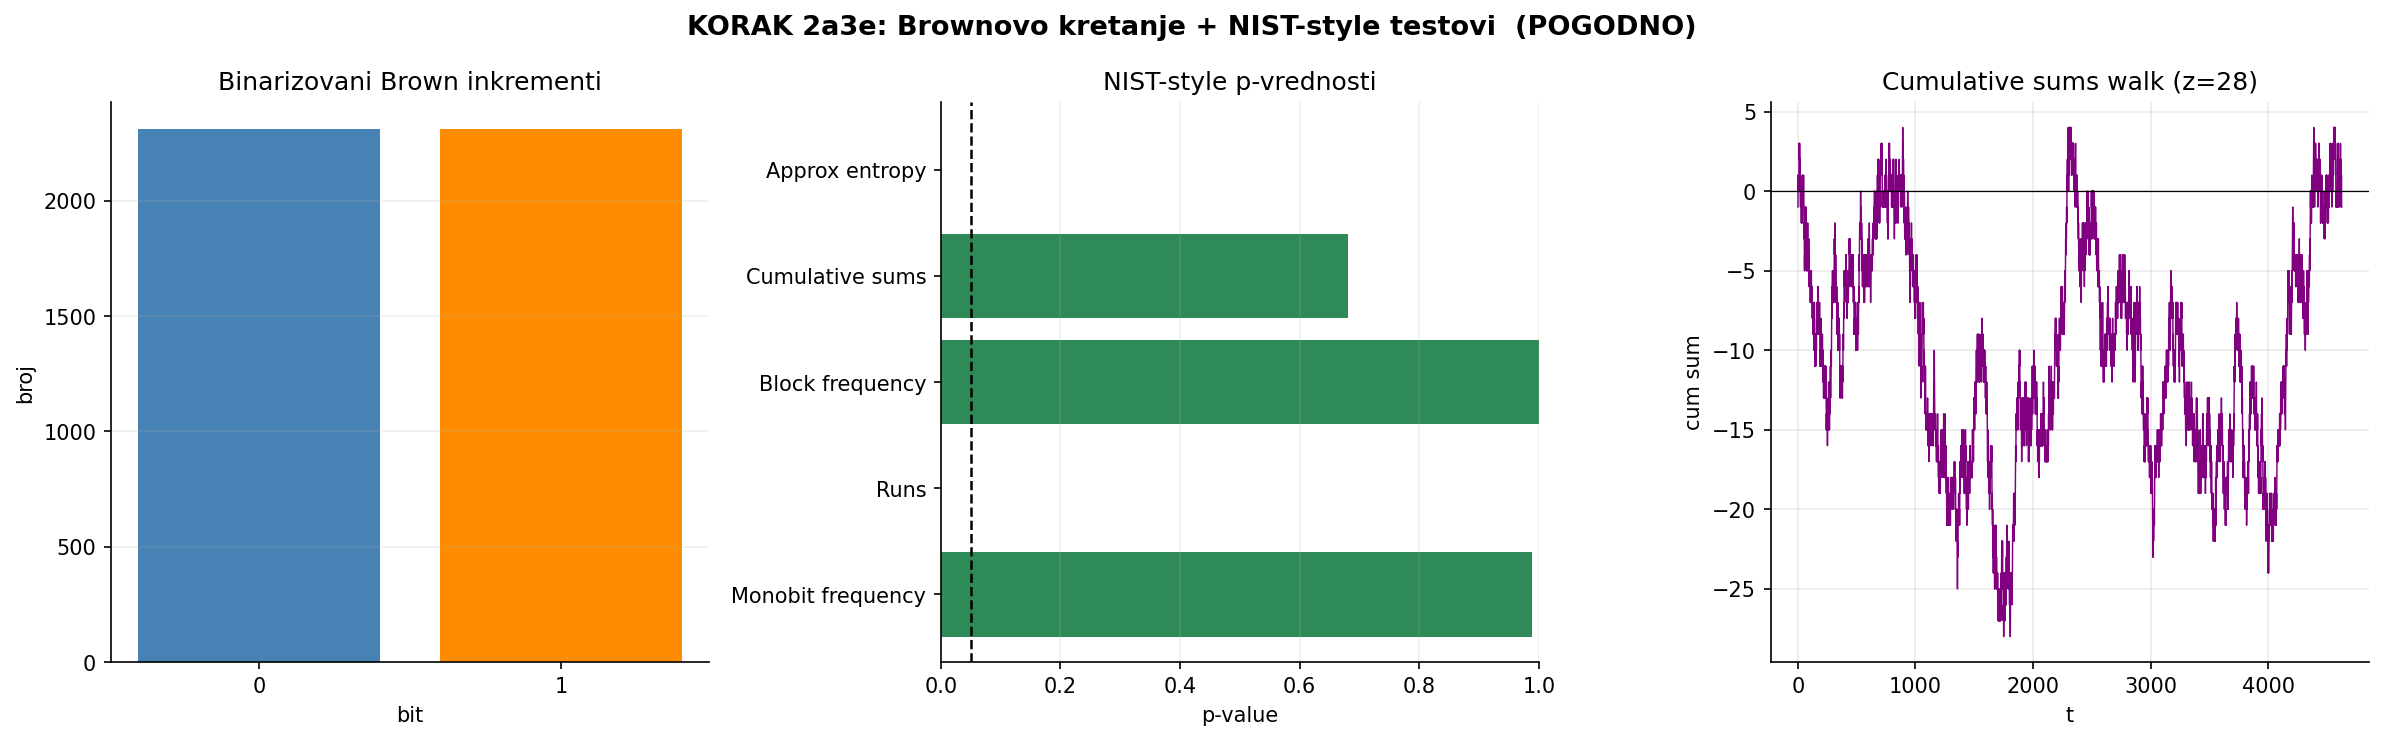

Write Python code to recreate this figure.
"""
3_KarlWeierstrass_NEXT4_2a3e — POGODNI deo iz 1_KarlWeierstrass_v2.py
Aparat 2a: Brownovo kretanje  +  Test 3e: NIST baterija (NIST-style)

Self-contained:
  - KORAK 1: ucitavanje 4624 izvlacenja i izgradnja f(t) = lex-indeks
  - KORAK 2a: Brown inkrementi (priprema)
  - KORAK 2a3e: NIST-style testovi nad binarizovanim Brown inkrementima
                (monobit, runs, block frequency, cumulative sums,
                 approximate entropy)

Output:
  3_KarlWeierstrass_NEXT4_2a3e.png
  3_KarlWeierstrass_NEXT4_2a3e.txt
"""

import csv
import math
import os
import time
from datetime import timedelta

import matplotlib.pyplot as plt
import numpy as np
from scipy import stats


T0 = time.time()

CSV_DRAWS = "/data/loto7_4624_k43.csv"

HERE = os.path.dirname(os.path.abspath(__file__))
PNG_PATH = os.path.join(HERE, "3_KarlWeierstrass_NEXT4_2a3e.png")
TXT_PATH = os.path.join(HERE, "3_KarlWeierstrass_NEXT4_2a3e.txt")

N_MAX = 39
K_PICK = 7
TOTAL_COMBOS = math.comb(N_MAX, K_PICK)


# ─── helperi (samo oni potrebni za 2a + 2a3e) ────────────────────────
def read_loto_csv(path):
    rows = []
    with open(path, "r", encoding="utf-8", newline="") as f:
        reader = csv.reader(f)
        for row in reader:
            if len(row) < K_PICK:
                continue
            try:
                nums = tuple(sorted(int(x) for x in row[:K_PICK]))
            except ValueError:
                continue
            if len(nums) == K_PICK and len(set(nums)) == K_PICK:
                rows.append(nums)
    return rows


def lex_rank_1based(combo, n=N_MAX, k=K_PICK):
    """1-based lex indeks (poklapa se sa rednim brojem u kombinacije_39C7.csv)."""
    combo = tuple(sorted(combo))
    rank0 = 0
    prev = 0
    for i, value in enumerate(combo):
        remaining = k - i - 1
        for candidate in range(prev + 1, value):
            rank0 += math.comb(n - candidate, remaining)
        prev = value
    return rank0 + 1


def nist_bits_from_series(series):
    """Binarizacija za NIST-style test: 1 ako je inkrement iznad medijane."""
    x = np.asarray(series, dtype=float)
    med = float(np.median(x))
    bits = (x > med).astype(int)
    if bits.sum() == 0 or bits.sum() == len(bits):
        bits = (x > x.mean()).astype(int)
    return bits


def nist_monobit(bits):
    n = len(bits)
    s_obs = abs(int(np.sum(2 * bits - 1))) / np.sqrt(n)
    p = math.erfc(s_obs / np.sqrt(2))
    return float(p), float(s_obs)


def nist_runs(bits):
    n = len(bits)
    pi = float(bits.mean())
    if abs(pi - 0.5) >= 2 / np.sqrt(n):
        return 0.0, 0, pi
    runs = int(1 + np.sum(bits[1:] != bits[:-1]))
    denom = 2 * np.sqrt(2 * n) * pi * (1 - pi)
    p = math.erfc(abs(runs - 2 * n * pi * (1 - pi)) / denom)
    return float(p), runs, pi


def nist_block_frequency(bits, block_size=128):
    n = len(bits)
    n_blocks = n // block_size
    if n_blocks == 0:
        return float("nan"), float("nan"), 0
    trimmed = bits[:n_blocks * block_size].reshape(n_blocks, block_size)
    props = trimmed.mean(axis=1)
    chi2 = 4 * block_size * float(np.sum((props - 0.5) ** 2))
    p = float(stats.chi2.sf(chi2, n_blocks))
    return p, chi2, n_blocks


def nist_cumulative_sums(bits):
    x = 2 * bits - 1
    walk = np.cumsum(x)
    z = int(np.max(np.abs(walk)))
    if z == 0:
        return 1.0, z, walk
    n = len(bits)
    p = math.erfc(z / np.sqrt(2 * n))
    return float(p), z, walk


def _pattern_counts_circular(bits, m):
    n = len(bits)
    ext = np.concatenate([bits, bits[:m - 1]])
    counts = np.zeros(2 ** m, dtype=float)
    for i in range(n):
        value = 0
        for b in ext[i:i + m]:
            value = (value << 1) | int(b)
        counts[value] += 1
    return counts


def nist_approximate_entropy(bits, m=2):
    n = len(bits)

    def phi(mm):
        counts = _pattern_counts_circular(bits, mm)
        probs = counts[counts > 0] / n
        return float(np.sum(probs * np.log(probs)))

    ap_en = phi(m) - phi(m + 1)
    chi2 = 2 * n * (np.log(2) - ap_en)
    df = 2 ** (m - 1)
    p = float(stats.chi2.sf(chi2, df))
    return p, float(ap_en), float(chi2), df


# ─── KORAK 1: f(t) = lex-indeks ──────────────────────────────────────
draws = read_loto_csv(CSV_DRAWS)
N = len(draws)
lex_idx = np.array([lex_rank_1based(c) for c in draws], dtype=np.float64)

print()
print("3_KarlWeierstrass_NEXT4_2a3e — KORAK 1: formiranje krive f(t)")
print(f"  CSV:                  {CSV_DRAWS}")
print(f"  Ucitano izvlacenja:    {N}")
print(f"  C(39,7):              {TOTAL_COMBOS:,}")
print()

with open(TXT_PATH, "w", encoding="utf-8") as f:
    f.write("3_KarlWeierstrass_NEXT4_2a3e — Brownovo kretanje + NIST baterija (POGODNO)\n")
    f.write("=" * 60 + "\n\n")
    f.write("KORAK 1: Weierstrass-ova funkcija nad svih izvucenih kombinacija\n\n")
    f.write(f"  CSV izvucenih:        {CSV_DRAWS}\n")
    f.write(f"  Ucitano izvlacenja:    {N}\n")
    f.write(f"  C(39,7):              {TOTAL_COMBOS:,}\n")
    f.write("  f(t) = lex-indeks izvucene kombinacije u skupu svih 39C7\n\n")


# ─── KORAK 2a: priprema Brown inkremenata (samo ono sto 2a3e koristi) ─
incr = np.diff(lex_idx)
brown_incr_centered = incr - incr.mean()


# ─── KORAK 2a3e: NIST baterija nad binarizovanim Brown inkrementima ──
T0_2A3E = time.time()

nist_bits = nist_bits_from_series(brown_incr_centered)
nist_n = len(nist_bits)
nist_ones = int(nist_bits.sum())
nist_zeros = int(nist_n - nist_ones)

monobit_p, monobit_s = nist_monobit(nist_bits)
runs_p, runs_count, runs_pi = nist_runs(nist_bits)
block_p, block_chi2, block_count = nist_block_frequency(nist_bits, block_size=128)
cusum_p, cusum_z, cusum_walk = nist_cumulative_sums(nist_bits)
apen_p, apen_value, apen_chi2, apen_df = nist_approximate_entropy(nist_bits, m=2)

nist_rows = [
    ("Monobit frequency", monobit_p, monobit_s),
    ("Runs", runs_p, runs_count),
    ("Block frequency", block_p, block_chi2),
    ("Cumulative sums", cusum_p, cusum_z),
    ("Approx entropy", apen_p, apen_value),
]
nist_pass_count = int(sum(p > 0.05 for _, p, _ in nist_rows if np.isfinite(p)))
nist_total = int(sum(np.isfinite(p) for _, p, _ in nist_rows))

if nist_pass_count == nist_total:
    nist_note = "svi NIST-style testovi prolaze na 0.05"
elif nist_pass_count >= max(1, nist_total - 1):
    nist_note = "uglavnom prolazi, postoji slab signal za proveru"
else:
    nist_note = "vise NIST-style testova pada (moguća struktura / odstupanje)"

print()
print("KORAK 2a3e: Aparat 2a Brownovo kretanje + Test 3e NIST baterija")
print(f"  bits: n={nist_n}  zeros={nist_zeros}  ones={nist_ones}")
for name, p, stat_val in nist_rows:
    print(f"  {name:<20} p={p:.6f}  stat={stat_val}")
print(f"  prolaz: {nist_pass_count}/{nist_total}  ⇒ {nist_note}")
print()

fig2a3e, ax2a3e = plt.subplots(1, 3, figsize=(16, 5))
fig2a3e.suptitle("KORAK 2a3e: Brownovo kretanje + NIST-style testovi  (POGODNO)",
                 fontsize=13, fontweight="bold")

ax2a3e[0].bar(["0", "1"], [nist_zeros, nist_ones], color=["steelblue", "darkorange"])
ax2a3e[0].set_title("Binarizovani Brown inkrementi")
ax2a3e[0].set_xlabel("bit")
ax2a3e[0].set_ylabel("broj")
ax2a3e[0].grid(True, alpha=0.2, axis="y")

names = [row[0] for row in nist_rows]
pvals = np.array([row[1] for row in nist_rows], dtype=float)
colors = ["seagreen" if p > 0.05 else "crimson" for p in pvals]
ax2a3e[1].barh(names, pvals, color=colors)
ax2a3e[1].axvline(0.05, color="black", linestyle="--", linewidth=1.2)
ax2a3e[1].set_xlim(0, 1)
ax2a3e[1].set_title("NIST-style p-vrednosti")
ax2a3e[1].set_xlabel("p-value")
ax2a3e[1].grid(True, alpha=0.2, axis="x")

ax2a3e[2].plot(np.arange(1, nist_n + 1), cusum_walk, linewidth=0.7, color="purple")
ax2a3e[2].axhline(0, color="black", linewidth=0.6)
ax2a3e[2].set_title(f"Cumulative sums walk (z={cusum_z})")
ax2a3e[2].set_xlabel("t")
ax2a3e[2].set_ylabel("cum sum")
ax2a3e[2].grid(True, alpha=0.25)

for a in ax2a3e:
    a.spines["top"].set_visible(False)
    a.spines["right"].set_visible(False)

fig2a3e.tight_layout()
fig2a3e.savefig(PNG_PATH, dpi=150, bbox_inches="tight")
plt.show()

with open(TXT_PATH, "a", encoding="utf-8") as f:
    f.write("\n")
    f.write("=" * 60 + "\n")
    f.write("KORAK 2a3e: Aparat 2a Brownovo kretanje + Test 3e NIST baterija\n")
    f.write("=" * 60 + "\n\n")
    f.write(f"  PNG:                  {PNG_PATH}\n\n")
    f.write("Binarizacija Brown inkremenata:\n")
    f.write("  bit = 1 ako je centrirani dX iznad medijane, inace 0\n")
    f.write(f"  n bits                = {nist_n}\n")
    f.write(f"  zeros                 = {nist_zeros}\n")
    f.write(f"  ones                  = {nist_ones}\n\n")
    f.write("NIST-style testovi (prolaz ako p > 0.05):\n")
    f.write(f"  {'test':<22}{'p-value':>14}{'stat':>18}{'pass':>10}\n")
    for name, p, stat_val in nist_rows:
        f.write(f"  {name:<22}{p:>14,.8f}{float(stat_val):>18,.8f}{str(p > 0.05):>10}\n")
    f.write("\n")
    f.write("Detalji:\n")
    f.write(f"  Runs pi               = {runs_pi:.8f}\n")
    f.write(f"  Block count           = {block_count}\n")
    f.write(f"  Approx entropy m      = 2\n")
    f.write(f"  Approx entropy chi2   = {apen_chi2:.8f}\n")
    f.write(f"  Approx entropy df     = {apen_df}\n")
    f.write(f"  pass count            = {nist_pass_count}/{nist_total}\n")
    f.write(f"  interpret.            = {nist_note}\n\n")

    elapsed_2a3e = time.time() - T0_2A3E
    f.write(f"Vreme KORAKA 2a3e: {timedelta(seconds=int(elapsed_2a3e))} ({elapsed_2a3e:.1f} s)\n")
    f.write(f"Ukupno vreme:       {timedelta(seconds=int(time.time()-T0))} ({time.time()-T0:.1f} s)\n")

print(f"PNG saved → {PNG_PATH}")
print(f"TXT saved → {TXT_PATH}")
print(f"Vreme KORAKA 2a3e: {timedelta(seconds=int(time.time()-T0_2A3E))} "
      f"({time.time()-T0_2A3E:.1f} s)")
print(f"Ukupno vreme:      {timedelta(seconds=int(time.time()-T0))} "
      f"({time.time()-T0:.1f} s)")
print()
print("KRAJ 3_KarlWeierstrass_NEXT4_2a3e.")
print()
"""
3_KarlWeierstrass_NEXT4_2a3e — KORAK 1: formiranje krive f(t)
  CSV:                  /data/loto7_4624_k43.csv
  Ucitano izvlacenja:   4624
  C(39,7):              15,380,937


KORAK 2a3e: Aparat 2a Brownovo kretanje + Test 3e NIST baterija
  bits: n=4623  zeros=2312  ones=2311
  Monobit frequency    p=0.988266  stat=0.014707472779848216
  Runs                 p=0.000000  stat=3087
  Block frequency      p=0.999997  stat=9.5
  Cumulative sums      p=0.680479  stat=28
  Approx entropy       p=0.000000  stat=0.6297857663526234
  prolaz: 3/5  ⇒ vise NIST-style testova pada (moguća struktura / odstupanje)

PNG saved → /3_KarlWeierstrass_NEXT4_2a3e.png
TXT saved → /3_KarlWeierstrass_NEXT4_2a3e.txt
Vreme KORAKA 2a3e: 0:00:23 (23.1 s)
Ukupno vreme:      0:00:23 (23.1 s)

KRAJ 3_KarlWeierstrass_NEXT4_2a3e.
"""



###############   PREDIKCIJA 4  ###############################

"""
NEXT4 (2a3e, NIST) — predikcija sledećeg bita (gore/dole od medijane) → polu-prostor kandidata.
"""


def lex_unrank_1based(rank, n=N_MAX, k=K_PICK):
    """Vracanje 1-based lex indeksa u Loto 7/39 kombinaciju."""
    rank0 = int(rank) - 1
    combo = []
    prev = 0
    for i in range(k):
        remaining = k - i - 1
        for candidate in range(prev + 1, n + 1):
            count = math.comb(n - candidate, remaining)
            if rank0 >= count:
                rank0 -= count
            else:
                combo.append(candidate)
                prev = candidate
                break
    return tuple(combo)


T0_PRED4 = time.time()

# NIST signal je binarni: bit=1 ako je centrirani dX iznad medijane.
# Runs i ApproxEntropy padaju, zato koristimo kratki bit-kontekst za sledeci bit.
bit_context_len = 2
bits = np.asarray(nist_bits, dtype=int)
current_context = tuple(bits[-bit_context_len:].tolist())

matched_next_indices = []
for i in range(bit_context_len, len(bits)):
    context = tuple(bits[i - bit_context_len:i].tolist())
    if context == current_context:
        matched_next_indices.append(i)

if matched_next_indices:
    matched_next_indices = np.asarray(matched_next_indices, dtype=int)
    pred4_note = "koristi se istorija istog 2-bit konteksta"
else:
    matched_next_indices = np.arange(len(bits), dtype=int)
    pred4_note = "nema poklapanja 2-bit konteksta; koristi se globalna bit distribucija"

matched_bits = bits[matched_next_indices]
p_next_1 = float(np.mean(matched_bits))
pred_bit = int(p_next_1 >= 0.5)

filtered_indices = matched_next_indices[matched_bits == pred_bit]
if len(filtered_indices) == 0:
    filtered_indices = matched_next_indices
    pred4_note += "; nema filtera za pred_bit pa ostaje kontekst distribucija"

next_centered_pool = brown_incr_centered[filtered_indices]
last_lex = float(lex_idx[-1])
last_incr = float(incr[-1])
mean_incr = float(incr.mean())
median_centered = float(np.median(brown_incr_centered))
pred_centered_incr = float(np.mean(next_centered_pool))
pred_incr = mean_incr + pred_centered_incr
pred_lex_float = last_lex + pred_incr
pred_lex = int(np.clip(round(pred_lex_float), 1, TOTAL_COMBOS))
pred_combo = lex_unrank_1based(pred_lex)

quantile_grid = [0.10, 0.25, 0.50, 0.75, 0.90]
candidate_rows = []
seen_lex = set()
for q in quantile_grid:
    cand_centered = float(np.quantile(next_centered_pool, q))
    cand_incr = mean_incr + cand_centered
    cand_lex = int(np.clip(round(last_lex + cand_incr), 1, TOTAL_COMBOS))
    if cand_lex in seen_lex:
        continue
    seen_lex.add(cand_lex)
    candidate_rows.append((q, cand_incr, cand_lex, lex_unrank_1based(cand_lex)))

print()
print("PREDIKCIJA 4 — NEXT4 / 2a3e / NIST / sledeci bit inkrementa")
print(f"  bit kontekst           = {current_context}")
print(f"  istorijskih prelaza    = {len(matched_next_indices)}")
print(f"  P(next bit=1)          = {p_next_1:.6f}")
print(f"  pred. bit              = {pred_bit}")
print(f"  median centered dX     = {median_centered:,.2f}")
print(f"  zadnji lex             = {int(last_lex):,}")
print(f"  zadnji inkrement       = {last_incr:,.2f}")
print(f"  pred. inkrement        = {pred_incr:,.2f}")
print(f"  pred. lex              = {pred_lex:,}")
print(f"  pred. kombinacija      = {pred_combo}")
print(f"  napomena               = {pred4_note}")
print("  kvantil kandidati iz pred. bit polu-prostora:")
for q, cand_incr, cand_lex, combo in candidate_rows:
    print(f"    q={q:>4.2f}  dX={cand_incr:>14,.2f}  lex={cand_lex:>10,}  combo={combo}")
print()

with open(TXT_PATH, "a", encoding="utf-8") as f:
    f.write("\n")
    f.write("=" * 60 + "\n")
    f.write("PREDIKCIJA 4: NEXT4 / 2a3e / NIST / sledeci bit inkrementa\n")
    f.write("=" * 60 + "\n\n")
    f.write("Model:\n")
    f.write("  NIST runs i approximate entropy padaju, pa bitovi nisu potpuno random.\n")
    f.write("  Bit = 1 ako je centrirani dX iznad medijane.\n")
    f.write("  Poslednja 2 bita daju kontekst za procenu sledeceg bita.\n")
    f.write("  Zatim se prognoza bira iz istorijskih dX vrednosti tog bit polu-prostora.\n\n")
    f.write("Parametri:\n")
    f.write(f"  bit kontekst           = {current_context}\n")
    f.write(f"  broj prelaza           = {len(matched_next_indices)}\n")
    f.write(f"  P(next bit=1)          = {p_next_1:.8f}\n")
    f.write(f"  pred. bit              = {pred_bit}\n")
    f.write(f"  bit pool n             = {len(next_centered_pool)}\n")
    f.write(f"  median centered dX     = {median_centered:,.8f}\n")
    f.write(f"  mean(dX)               = {mean_incr:,.8f}\n")
    f.write(f"  zadnji lex             = {int(last_lex):,}\n")
    f.write(f"  zadnji inkrement       = {last_incr:,.8f}\n")
    f.write(f"  pred. centrirani dX    = {pred_centered_incr:,.8f}\n")
    f.write(f"  pred. inkrement        = {pred_incr:,.8f}\n")
    f.write(f"  napomena               = {pred4_note}\n\n")
    f.write("Glavna prognoza:\n")
    f.write(f"  pred. lex float        = {pred_lex_float:,.8f}\n")
    f.write(f"  pred. lex              = {pred_lex:,}\n")
    f.write(f"  pred. kombinacija      = {pred_combo}\n\n")
    f.write("Kvantil kandidati iz pred. bit polu-prostora:\n")
    f.write(f"  {'q':>8}{'dX':>18}{'lex':>14}  kombinacija\n")
    for q, cand_incr, cand_lex, combo in candidate_rows:
        f.write(f"  {q:>8.2f}{cand_incr:>18,.8f}{cand_lex:>14,}  {combo}\n")
    f.write("\n")
    elapsed_pred4 = time.time() - T0_PRED4
    f.write(f"Vreme PREDIKCIJE 4: {timedelta(seconds=int(elapsed_pred4))} ({elapsed_pred4:.1f} s)\n")

print(f"TXT updated → {TXT_PATH}")
print(f"Vreme PREDIKCIJE 4: {timedelta(seconds=int(time.time()-T0_PRED4))} "
      f"({time.time()-T0_PRED4:.1f} s)")
print()

"""
Predikcija iz NIST/binary signala: prvo procena sledećeg bita inkrementa, zatim kandidati iz odgovarajuće istorijske distribucije.

koristi NIST bitove iz Brown inkremenata
poslednja 2 bita su kontekst
procenjuje P(next bit=1)
bira sledeći bit i uzima istorijske inkremente iz tog bit polu-prostora
računa glavnu Loto kombinaciju + kvantil-kandidate
upisuje u 3_KarlWeierstrass_NEXT4_2a3e.txt
"""


"""
3_KarlWeierstrass_NEXT4_2a3e — KORAK 1: formiranje krive f(t)
  CSV:                  /data/loto7_4624_k43.csv
  Ucitano izvlacenja:   4624
  C(39,7):              15,380,937


KORAK 2a3e: Aparat 2a Brownovo kretanje + Test 3e NIST baterija
  bits: n=4623  zeros=2312  ones=2311
  Monobit frequency    p=0.988266  stat=0.014707472779848216
  Runs                 p=0.000000  stat=3087
  Block frequency      p=0.999997  stat=9.5
  Cumulative sums      p=0.680479  stat=28
  Approx entropy       p=0.000000  stat=0.6297857663526234
  prolaz: 3/5  ⇒ vise NIST-style testova pada (moguća struktura / odstupanje)

PNG saved → /3_KarlWeierstrass_NEXT4_2a3e.png
TXT saved → /3_KarlWeierstrass_NEXT4_2a3e.txt
Vreme KORAKA 2a3e: 0:00:03 (3.6 s)
Ukupno vreme:      0:00:03 (3.6 s)

KRAJ 3_KarlWeierstrass_NEXT4_2a3e.


PREDIKCIJA 4 — NEXT4 / 2a3e / NIST / sledeci bit inkrementa
  bit kontekst           = (0, 0)
  istorijskih prelaza    = 767
  P(next bit=1)          = 0.745763
  pred. bit              = 1
  median centered dX     = -2,463.74
  zadnji lex             = 513,114
  zadnji inkrement       = -2,143,496.00
  pred. inkrement        = 6,483,105.12
  pred. lex              = 6,996,219
  pred. kombinacija      = (3, x, 21, y, 26, z, 33)
  napomena               = koristi se istorija istog 2-bit konteksta
  kvantil kandidati iz pred. bit polu-prostora:
    q=0.10  dX=  1,088,757.10  lex= 1,601,871  combo=(1, x, 15, y, 18, z, 37)
    q=0.25  dX=  3,141,040.25  lex= 3,654,154  combo=(2, x, 12, y, 21, z, 38)
    q=0.50  dX=  6,549,929.00  lex= 7,063,043  combo=(4, x, 6, y, 24, z, 31)
    q=0.75  dX=  9,583,324.25  lex=10,096,438  combo=(6, x, 11, y, 23, z, 26)
    q=0.90  dX= 11,449,206.30  lex=11,962,320  combo=(7, x, 20, y, 24, z, 32)

TXT updated → /3_KarlWeierstrass_NEXT4_2a3e.txt
Vreme PREDIKCIJE 4: 0:00:00 (0.0 s)
"""
